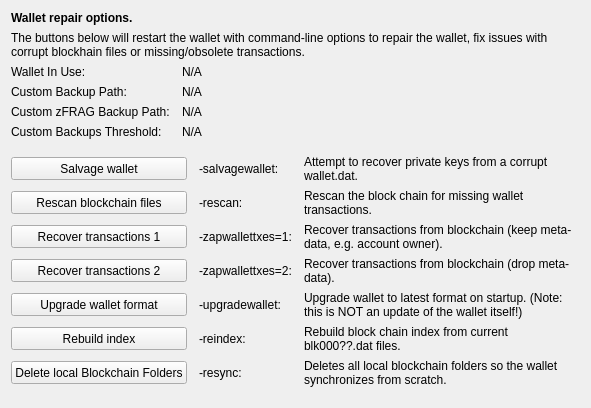
     <widget class="QWidget" name="tab_repair">
      <attribute name="title">
       <string>&amp;Wallet Repair</string>
      </attribute>
      <layout class="QGridLayout" name="gridLayout_4" columnstretch="0,0,0,0">
       <property name="horizontalSpacing">
        <number>12</number>
       </property>
       <item row="0" column="0" colspan="4">
        <widget class="QLabel" name="label_repair_header">
         <property name="font">
          <font>
           <weight>75</weight>
           <bold>true</bold>
          </font>
         </property>
         <property name="text">
          <string>Wallet repair options.</string>
         </property>
        </widget>
       </item>
       <item row="1" column="0" colspan="4">
        <widget class="QLabel" name="label_repair_helptext">
         <property name="font">
          <font>
           <weight>50</weight>
           <bold>false</bold>
          </font>
         </property>
         <property name="text">
          <string>The buttons below will restart the wallet with command-line options to repair the wallet, fix issues with corrupt blockhain files or missing/obsolete transactions.</string>
         </property>
         <property name="wordWrap">
          <bool>true</bool>
         </property>
        </widget>
       </item>
       <item row="2" column="0">
        <widget class="QLabel" name="wallet_path_label">
         <property name="text">
          <string>Wallet In Use:</string>
         </property>
        </widget>
       </item>
       <item row="2" column="1" colspan="3">
        <widget class="QLabel" name="wallet_path">
         <property name="cursor">
          <cursorShape>IBeamCursor</cursorShape>
         </property>
         <property name="text">
          <string>N/A</string>
         </property>
         <property name="textFormat">
          <enum>Qt::PlainText</enum>
         </property>
         <property name="textInteractionFlags">
          <set>Qt::LinksAccessibleByMouse|Qt::TextSelectableByKeyboard|Qt::TextSelectableByMouse</set>
         </property>
        </widget>
       </item>
       <item row="3" column="0">
        <widget class="QLabel" name="wallet_custombackuppath_label">
         <property name="visible">
          <bool>false</bool>
         </property>
         <property name="text">
          <string>Custom Backup Path:</string>
         </property>
        </widget>
       </item>
       <item row="3" column="1" colspan="3">
        <widget class="QLabel" name="wallet_custombackuppath">
         <property name="cursor">
          <cursorShape>IBeamCursor</cursorShape>
         </property>
         <property name="visible">
          <bool>false</bool>
         </property>
         <property name="text">
          <string>N/A</string>
         </property>
         <property name="textFormat">
          <enum>Qt::PlainText</enum>
         </property>
         <property name="textInteractionFlags">
          <set>Qt::LinksAccessibleByMouse|Qt::TextSelectableByKeyboard|Qt::TextSelectableByMouse</set>
         </property>
        </widget>
       </item>
       <item row="4" column="0">
        <widget class="QLabel" name="wallet_customzfragbackuppath_label">
         <property name="visible">
          <bool>false</bool>
         </property>
         <property name="text">
          <string>Custom zFRAG Backup Path:</string>
         </property>
        </widget>
       </item>
       <item row="4" column="1" colspan="3">
        <widget class="QLabel" name="wallet_customzfragbackuppath">
         <property name="cursor">
          <cursorShape>IBeamCursor</cursorShape>
         </property>
         <property name="visible">
          <bool>false</bool>
         </property>
         <property name="text">
          <string>N/A</string>
         </property>
         <property name="textFormat">
          <enum>Qt::PlainText</enum>
         </property>
         <property name="textInteractionFlags">
          <set>Qt::LinksAccessibleByMouse|Qt::TextSelectableByKeyboard|Qt::TextSelectableByMouse</set>
         </property>
        </widget>
       </item>
       <item row="5" column="0">
        <widget class="QLabel" name="wallet_custombackupthreshold_label">
         <property name="visible">
          <bool>false</bool>
         </property>
         <property name="text">
          <string>Custom Backups Threshold:</string>
         </property>
        </widget>
       </item>
       <item row="5" column="1" colspan="3">
        <widget class="QLabel" name="wallet_custombackupthreshold">
         <property name="cursor">
          <cursorShape>IBeamCursor</cursorShape>
         </property>
         <property name="visible">
          <bool>false</bool>
         </property>
         <property name="text">
          <string>N/A</string>
         </property>
         <property name="textFormat">
          <enum>Qt::PlainText</enum>
         </property>
         <property name="textInteractionFlags">
          <set>Qt::LinksAccessibleByMouse|Qt::TextSelectableByKeyboard|Qt::TextSelectableByMouse</set>
         </property>
        </widget>
       </item>
       <item row="6" column="0">
        <spacer name="verticalSpacer_repair1">
         <property name="orientation">
          <enum>Qt::Vertical</enum>
         </property>
         <property name="sizeHint" stdset="0">
          <size>
           <width>10</width>
           <height>10</height>
          </size>
         </property>
        </spacer>
       </item>
       <item row="7" column="0" colspan="2">
        <widget class="QPushButton" name="btn_salvagewallet">
         <property name="minimumSize">
          <size>
           <width>100</width>
           <height>23</height>
          </size>
         </property>
         <property name="text">
          <string>Salvage wallet</string>
         </property>
        </widget>
       </item>
       <item row="7" column="2">
        <widget class="QLabel" name="label_repair_salvage_command">
         <property name="text">
          <string notr="true">-salvagewallet:</string>
         </property>
        </widget>
       </item>
       <item row="7" column="3">
        <widget class="QLabel" name="label_repair_salvage">
         <property name="text">
          <string>Attempt to recover private keys from a corrupt wallet.dat.</string>
         </property>
         <property name="wordWrap">
          <bool>true</bool>
         </property>
        </widget>
       </item>
       <item row="8" column="0" colspan="2">
        <widget class="QPushButton" name="btn_rescan">
         <property name="minimumSize">
          <size>
           <width>100</width>
           <height>23</height>
          </size>
         </property>
         <property name="text">
          <string>Rescan blockchain files</string>
         </property>
        </widget>
       </item>
       <item row="8" column="2">
        <widget class="QLabel" name="label_repair_rescan_command">
         <property name="text">
          <string notr="true">-rescan:</string>
         </property>
        </widget>
       </item>
       <item row="8" column="3">
        <widget class="QLabel" name="label_repair_rescan">
         <property name="text">
          <string>Rescan the block chain for missing wallet transactions.</string>
         </property>
         <property name="wordWrap">
          <bool>true</bool>
         </property>
        </widget>
       </item>
       <item row="9" column="0" colspan="2">
        <widget class="QPushButton" name="btn_zapwallettxes1">
         <property name="minimumSize">
          <size>
           <width>100</width>
           <height>23</height>
          </size>
         </property>
         <property name="text">
          <string>Recover transactions 1</string>
         </property>
        </widget>
       </item>
       <item row="9" column="2">
        <widget class="QLabel" name="label_repair_zap1_command">
         <property name="text">
          <string notr="true">-zapwallettxes=1:</string>
         </property>
        </widget>
       </item>
       <item row="9" column="3">
        <widget class="QLabel" name="label_repair_zap1">
         <property name="text">
          <string>Recover transactions from blockchain (keep meta-data, e.g. account owner).</string>
         </property>
         <property name="wordWrap">
          <bool>true</bool>
         </property>
        </widget>
       </item>
       <item row="10" column="0" colspan="2">
        <widget class="QPushButton" name="btn_zapwallettxes2">
         <property name="minimumSize">
          <size>
           <width>100</width>
           <height>23</height>
          </size>
         </property>
         <property name="text">
          <string>Recover transactions 2</string>
         </property>
        </widget>
       </item>
       <item row="10" column="2">
        <widget class="QLabel" name="label_repair_zap2_command">
         <property name="text">
          <string notr="true">-zapwallettxes=2:</string>
         </property>
        </widget>
       </item>
       <item row="10" column="3">
        <widget class="QLabel" name="label_repair_zap2">
         <property name="text">
          <string>Recover transactions from blockchain (drop meta-data).</string>
         </property>
         <property name="wordWrap">
          <bool>true</bool>
         </property>
        </widget>
       </item>
       <item row="11" column="0" colspan="2">
        <widget class="QPushButton" name="btn_upgradewallet">
         <property name="minimumSize">
          <size>
           <width>100</width>
           <height>23</height>
          </size>
         </property>
         <property name="text">
          <string>Upgrade wallet format</string>
         </property>
        </widget>
       </item>
       <item row="11" column="2">
        <widget class="QLabel" name="label_repair_upgrade_command">
         <property name="text">
          <string notr="true">-upgradewallet:</string>
         </property>
        </widget>
       </item>
       <item row="11" column="3">
        <widget class="QLabel" name="label_repair_upgrade">
         <property name="text">
          <string>Upgrade wallet to latest format on startup. (Note: this is NOT an update of the wallet itself!)</string>
         </property>
         <property name="wordWrap">
          <bool>true</bool>
         </property>
        </widget>
       </item>
       <item row="12" column="0" colspan="2">
        <widget class="QPushButton" name="btn_reindex">
         <property name="minimumSize">
          <size>
           <width>100</width>
           <height>23</height>
          </size>
         </property>
         <property name="text">
          <string>Rebuild index</string>
         </property>
        </widget>
       </item>
       <item row="12" column="2">
        <widget class="QLabel" name="label_repair_reindex_command">
         <property name="text">
          <string notr="true">-reindex:</string>
         </property>
        </widget>
       </item>
       <item row="12" column="3">
        <widget class="QLabel" name="label_repair_reindex">
         <property name="text">
          <string>Rebuild block chain index from current blk000??.dat files.</string>
         </property>
         <property name="wordWrap">
          <bool>true</bool>
         </property>
        </widget>
       </item>
       <item row="13" column="0" colspan="2">
        <widget class="QPushButton" name="btn_resync">
         <property name="minimumSize">
          <size>
           <width>100</width>
           <height>23</height>
          </size>
         </property>
         <property name="text">
          <string>Delete local Blockchain Folders</string>
         </property>
        </widget>
       </item>
       <item row="13" column="2">
        <widget class="QLabel" name="label_repair_resync_command">
         <property name="text">
          <string>-resync:</string>
         </property>
        </widget>
       </item>
       <item row="13" column="3">
        <widget class="QLabel" name="label_repair_resync">
         <property name="text">
          <string>Deletes all local blockchain folders so the wallet synchronizes from scratch.</string>
         </property>
         <property name="wordWrap">
          <bool>true</bool>
         </property>
        </widget>
       </item>
       <item row="14" column="0">
        <spacer name="verticalSpacer_repair2">
         <property name="orientation">
          <enum>Qt::Vertical</enum>
         </property>
         <property name="sizeHint" stdset="0">
          <size>
           <width>20</width>
           <height>10</height>
          </size>
         </property>
        </spacer>
       </item>
      </layout>
     </widget>
